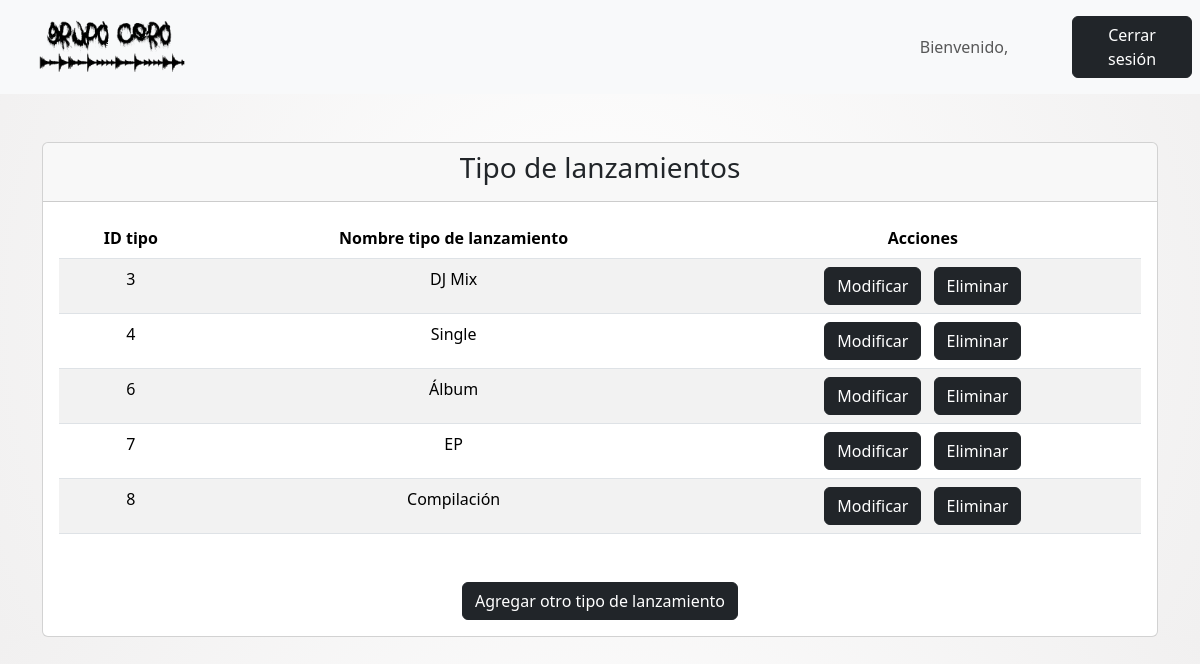
Screenshot of /tipolanzamientosobjects/ with the database file from the repository.
### core/models.py (models this page shows, shortened)
class TipoLanzamiento(models.Model):
    nombreTipo = models.CharField(max_length=20)
    class Meta:
        verbose_name = "Tipo de lanzamiento"
        verbose_name_plural = "Tipos de lanzamiento"

### core/views.py (the view)
# urls.py: path('tipolanzamientosobjects/', tipolanzamientosobjects, name='tipolanzamientosobjects'),
def tipolanzamientosobjects(request):
    auxTipoObj = {
        'listaTipoObj' : TipoLanzamiento.objects.all()
    }
    return render(request, 'core/miembros/tipoLanzamientos/tipolanzamientosobjects.html', auxTipoObj)

### core/templates/core/miembros/tipoLanzamientos/tipolanzamientosobjects.html (shortened to what this page needs)
<!DOCTYPE html>
<html lang="es">
    {% load static %}
<head>
    <link href="https://cdn.jsdelivr.net/npm/bootstrap@5.3.3/dist/css/bootstrap.min.css" rel="stylesheet">
    <link rel="stylesheet" href="{% static 'core/css/style.css' %}">
</head>
<body>
<nav class="navbar navbar-expand-sm bg-light navbar-light justify-content-center">
    <div class="container-fluid">
        <a class="navbar-brand" href="{% url 'miembrosindex' %}">
            <img src="{% static 'core/img/LOGO.png' %}" alt="Avatar Logo" style="width:200px;" class="rounded-pill">
        </a>
    </div>
    <ul class="navbar-nav">
        <li class="nav-item">
            <a class="nav-link text-center" style="width:200px;">Bienvenido, {{ user.username }}</a>
        </li>
    </ul>
    <ul class="navbar-nav">
        <li class="nav-item">
            <a class="nav-link" href="{% url 'logout' %}">
                <button class="btn btn-dark" type="button" style="width:120px;">Cerrar sesión</button>
            </a>
        </li>
    </ul>
</nav>
<div class="container mt-5 text-center">
    <div class="card">
        <div class="card-header">
            <h3 class="card-title">Tipo de lanzamientos</h3>
        </div>
        <div class="card-body">
            <table class="table table-striped mb-5">
                <thead>
                    <tr>
                        <th scope="col">ID tipo</th>
                        <th scope="col">Nombre tipo de lanzamiento</th>
                        <th scope="col">Acciones</th>
                    </tr>
                </thead>
                <tbody>
                    {% for auxTipoObj in listaTipoObj %}
                    <tr>
                        <td>{{ auxTipoObj.pk }}</td>
                        <td>{{ auxTipoObj.nombreTipo }}</td>
                        <td>
                            <a href="{% url 'tipolanzamientosupdate' auxTipoObj.pk %}" class="btn btn-dark me-2">Modificar</a>
                            <button type="button" class="btn btn-dark" data-bs-toggle="modal" data-bs-target="#confirmModal{{ auxTipoObj.pk }}">
                                Eliminar
                            </button>
                        </td>
                    </tr>
                    {% endfor %}
                </tbody>
            </table>
            <div class="text-center">
                <a href="{% url 'tipolanzamientosadd' %}" class="btn btn-dark">Agregar otro tipo de lanzamiento</a>
            </div>
        </div>
    </div>
</div>
</body>
</html>

### core/static/core/css/style.css (style rules this page uses)
body { background-color: white; color: black; }

### core/templates/core/miembros/tipoLanzamientos/tipolanzamientosobjects.html (style rules this page uses)
body { background: repeating-radial-gradient(circle, #ffffff, #f1f0f0); }

### rows the page displays
TipoLanzamiento: pk "3", nombreTipo "DJ Mix"
TipoLanzamiento: pk "4", nombreTipo "Single"
TipoLanzamiento: pk "6", nombreTipo "Álbum"
TipoLanzamiento: pk "7", nombreTipo "EP"
TipoLanzamiento: pk "8", nombreTipo "Compilación"
